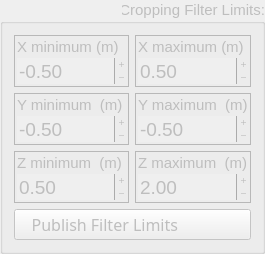
         <widget class="QGroupBox" name="CroppingG">
          <property name="enabled">
           <bool>false</bool>
          </property>
          <property name="sizePolicy">
           <sizepolicy hsizetype="Expanding" vsizetype="MinimumExpanding">
            <horstretch>0</horstretch>
            <verstretch>0</verstretch>
           </sizepolicy>
          </property>
          <property name="minimumSize">
           <size>
            <width>255</width>
            <height>0</height>
           </size>
          </property>
          <property name="font">
           <font>
            <pointsize>11</pointsize>
           </font>
          </property>
          <property name="contextMenuPolicy">
           <enum>Qt::NoContextMenu</enum>
          </property>
          <property name="title">
           <string>Cropping Filter Limits:</string>
          </property>
          <property name="alignment">
           <set>Qt::AlignRight|Qt::AlignTop|Qt::AlignTrailing</set>
          </property>
          <property name="flat">
           <bool>true</bool>
          </property>
          <layout class="QGridLayout" name="gridLayout_2">
           <item row="2" column="1">
            <widget class="QFrame" name="ZmaxF">
             <property name="sizePolicy">
              <sizepolicy hsizetype="Preferred" vsizetype="Fixed">
               <horstretch>0</horstretch>
               <verstretch>0</verstretch>
              </sizepolicy>
             </property>
             <property name="minimumSize">
              <size>
               <width>115</width>
               <height>0</height>
              </size>
             </property>
             <property name="font">
              <font>
               <pointsize>11</pointsize>
              </font>
             </property>
             <property name="frameShape">
              <enum>QFrame::StyledPanel</enum>
             </property>
             <property name="frameShadow">
              <enum>QFrame::Raised</enum>
             </property>
             <layout class="QVBoxLayout" name="verticalLayout_6">
              <property name="spacing">
               <number>2</number>
              </property>
              <property name="leftMargin">
               <number>2</number>
              </property>
              <property name="topMargin">
               <number>2</number>
              </property>
              <property name="rightMargin">
               <number>2</number>
              </property>
              <property name="bottomMargin">
               <number>2</number>
              </property>
              <item>
               <widget class="QLabel" name="ZmaxL">
                <property name="font">
                 <font>
                  <pointsize>11</pointsize>
                 </font>
                </property>
                <property name="frameShape">
                 <enum>QFrame::NoFrame</enum>
                </property>
                <property name="frameShadow">
                 <enum>QFrame::Plain</enum>
                </property>
                <property name="text">
                 <string>Z maximum  (m)</string>
                </property>
                <property name="textFormat">
                 <enum>Qt::PlainText</enum>
                </property>
                <property name="alignment">
                 <set>Qt::AlignLeading|Qt::AlignLeft|Qt::AlignTop</set>
                </property>
               </widget>
              </item>
              <item>
               <widget class="QDoubleSpinBox" name="Zmax">
                <property name="font">
                 <font>
                  <pointsize>14</pointsize>
                 </font>
                </property>
                <property name="wrapping">
                 <bool>false</bool>
                </property>
                <property name="frame">
                 <bool>false</bool>
                </property>
                <property name="buttonSymbols">
                 <enum>QAbstractSpinBox::PlusMinus</enum>
                </property>
                <property name="decimals">
                 <number>2</number>
                </property>
                <property name="minimum">
                 <double>0.200000000000000</double>
                </property>
                <property name="maximum">
                 <double>4.000000000000000</double>
                </property>
                <property name="singleStep">
                 <double>0.100000000000000</double>
                </property>
                <property name="value">
                 <double>2.000000000000000</double>
                </property>
               </widget>
              </item>
             </layout>
            </widget>
           </item>
           <item row="1" column="0">
            <widget class="QFrame" name="YminF">
             <property name="sizePolicy">
              <sizepolicy hsizetype="Preferred" vsizetype="Fixed">
               <horstretch>0</horstretch>
               <verstretch>0</verstretch>
              </sizepolicy>
             </property>
             <property name="minimumSize">
              <size>
               <width>115</width>
               <height>0</height>
              </size>
             </property>
             <property name="font">
              <font>
               <pointsize>11</pointsize>
              </font>
             </property>
             <property name="frameShape">
              <enum>QFrame::StyledPanel</enum>
             </property>
             <property name="frameShadow">
              <enum>QFrame::Raised</enum>
             </property>
             <layout class="QVBoxLayout" name="verticalLayout_4">
              <property name="spacing">
               <number>2</number>
              </property>
              <property name="leftMargin">
               <number>2</number>
              </property>
              <property name="topMargin">
               <number>2</number>
              </property>
              <property name="rightMargin">
               <number>2</number>
              </property>
              <property name="bottomMargin">
               <number>2</number>
              </property>
              <item>
               <widget class="QLabel" name="YminL">
                <property name="font">
                 <font>
                  <pointsize>11</pointsize>
                 </font>
                </property>
                <property name="frameShape">
                 <enum>QFrame::NoFrame</enum>
                </property>
                <property name="frameShadow">
                 <enum>QFrame::Plain</enum>
                </property>
                <property name="text">
                 <string>Y minimum  (m)</string>
                </property>
                <property name="textFormat">
                 <enum>Qt::PlainText</enum>
                </property>
                <property name="alignment">
                 <set>Qt::AlignLeading|Qt::AlignLeft|Qt::AlignTop</set>
                </property>
               </widget>
              </item>
              <item>
               <widget class="QDoubleSpinBox" name="Ymin">
                <property name="font">
                 <font>
                  <pointsize>14</pointsize>
                 </font>
                </property>
                <property name="wrapping">
                 <bool>false</bool>
                </property>
                <property name="frame">
                 <bool>false</bool>
                </property>
                <property name="buttonSymbols">
                 <enum>QAbstractSpinBox::PlusMinus</enum>
                </property>
                <property name="decimals">
                 <number>2</number>
                </property>
                <property name="minimum">
                 <double>-2.000000000000000</double>
                </property>
                <property name="maximum">
                 <double>2.000000000000000</double>
                </property>
                <property name="singleStep">
                 <double>0.100000000000000</double>
                </property>
                <property name="value">
                 <double>-0.500000000000000</double>
                </property>
               </widget>
              </item>
             </layout>
            </widget>
           </item>
           <item row="1" column="1">
            <widget class="QFrame" name="YmaxF">
             <property name="sizePolicy">
              <sizepolicy hsizetype="Preferred" vsizetype="Fixed">
               <horstretch>0</horstretch>
               <verstretch>0</verstretch>
              </sizepolicy>
             </property>
             <property name="minimumSize">
              <size>
               <width>115</width>
               <height>0</height>
              </size>
             </property>
             <property name="font">
              <font>
               <pointsize>11</pointsize>
              </font>
             </property>
             <property name="frameShape">
              <enum>QFrame::StyledPanel</enum>
             </property>
             <property name="frameShadow">
              <enum>QFrame::Raised</enum>
             </property>
             <layout class="QVBoxLayout" name="verticalLayout_3">
              <property name="spacing">
               <number>2</number>
              </property>
              <property name="leftMargin">
               <number>2</number>
              </property>
              <property name="topMargin">
               <number>2</number>
              </property>
              <property name="rightMargin">
               <number>2</number>
              </property>
              <property name="bottomMargin">
               <number>2</number>
              </property>
              <item>
               <widget class="QLabel" name="YmaxL">
                <property name="font">
                 <font>
                  <pointsize>11</pointsize>
                 </font>
                </property>
                <property name="frameShape">
                 <enum>QFrame::NoFrame</enum>
                </property>
                <property name="frameShadow">
                 <enum>QFrame::Plain</enum>
                </property>
                <property name="text">
                 <string>Y maximum  (m)</string>
                </property>
                <property name="textFormat">
                 <enum>Qt::PlainText</enum>
                </property>
                <property name="alignment">
                 <set>Qt::AlignLeading|Qt::AlignLeft|Qt::AlignTop</set>
                </property>
               </widget>
              </item>
              <item>
               <widget class="QDoubleSpinBox" name="Ymax">
                <property name="font">
                 <font>
                  <pointsize>14</pointsize>
                 </font>
                </property>
                <property name="wrapping">
                 <bool>false</bool>
                </property>
                <property name="frame">
                 <bool>false</bool>
                </property>
                <property name="buttonSymbols">
                 <enum>QAbstractSpinBox::PlusMinus</enum>
                </property>
                <property name="decimals">
                 <number>2</number>
                </property>
                <property name="minimum">
                 <double>-2.000000000000000</double>
                </property>
                <property name="maximum">
                 <double>2.000000000000000</double>
                </property>
                <property name="singleStep">
                 <double>0.100000000000000</double>
                </property>
                <property name="value">
                 <double>-0.500000000000000</double>
                </property>
               </widget>
              </item>
             </layout>
            </widget>
           </item>
           <item row="0" column="1">
            <widget class="QFrame" name="XmaxF">
             <property name="sizePolicy">
              <sizepolicy hsizetype="Preferred" vsizetype="Fixed">
               <horstretch>0</horstretch>
               <verstretch>0</verstretch>
              </sizepolicy>
             </property>
             <property name="minimumSize">
              <size>
               <width>115</width>
               <height>0</height>
              </size>
             </property>
             <property name="font">
              <font>
               <pointsize>11</pointsize>
              </font>
             </property>
             <property name="frameShape">
              <enum>QFrame::StyledPanel</enum>
             </property>
             <property name="frameShadow">
              <enum>QFrame::Raised</enum>
             </property>
             <layout class="QVBoxLayout" name="verticalLayout">
              <property name="spacing">
               <number>2</number>
              </property>
              <property name="leftMargin">
               <number>2</number>
              </property>
              <property name="topMargin">
               <number>2</number>
              </property>
              <property name="rightMargin">
               <number>2</number>
              </property>
              <property name="bottomMargin">
               <number>2</number>
              </property>
              <item>
               <widget class="QLabel" name="XmaxL">
                <property name="font">
                 <font>
                  <pointsize>11</pointsize>
                 </font>
                </property>
                <property name="frameShape">
                 <enum>QFrame::NoFrame</enum>
                </property>
                <property name="frameShadow">
                 <enum>QFrame::Plain</enum>
                </property>
                <property name="text">
                 <string>X maximum (m)</string>
                </property>
                <property name="textFormat">
                 <enum>Qt::PlainText</enum>
                </property>
                <property name="alignment">
                 <set>Qt::AlignLeading|Qt::AlignLeft|Qt::AlignTop</set>
                </property>
               </widget>
              </item>
              <item>
               <widget class="QDoubleSpinBox" name="Xmax">
                <property name="font">
                 <font>
                  <pointsize>14</pointsize>
                 </font>
                </property>
                <property name="wrapping">
                 <bool>false</bool>
                </property>
                <property name="frame">
                 <bool>false</bool>
                </property>
                <property name="buttonSymbols">
                 <enum>QAbstractSpinBox::PlusMinus</enum>
                </property>
                <property name="decimals">
                 <number>2</number>
                </property>
                <property name="minimum">
                 <double>-2.000000000000000</double>
                </property>
                <property name="maximum">
                 <double>2.000000000000000</double>
                </property>
                <property name="singleStep">
                 <double>0.100000000000000</double>
                </property>
                <property name="value">
                 <double>0.500000000000000</double>
                </property>
               </widget>
              </item>
             </layout>
            </widget>
           </item>
           <item row="0" column="0">
            <widget class="QFrame" name="XminF">
             <property name="sizePolicy">
              <sizepolicy hsizetype="Preferred" vsizetype="Fixed">
               <horstretch>0</horstretch>
               <verstretch>0</verstretch>
              </sizepolicy>
             </property>
             <property name="minimumSize">
              <size>
               <width>115</width>
               <height>0</height>
              </size>
             </property>
             <property name="font">
              <font>
               <pointsize>11</pointsize>
              </font>
             </property>
             <property name="frameShape">
              <enum>QFrame::StyledPanel</enum>
             </property>
             <property name="frameShadow">
              <enum>QFrame::Raised</enum>
             </property>
             <layout class="QVBoxLayout" name="verticalLayout_2">
              <property name="spacing">
               <number>2</number>
              </property>
              <property name="leftMargin">
               <number>2</number>
              </property>
              <property name="topMargin">
               <number>2</number>
              </property>
              <property name="rightMargin">
               <number>2</number>
              </property>
              <property name="bottomMargin">
               <number>2</number>
              </property>
              <item>
               <widget class="QLabel" name="XminL">
                <property name="font">
                 <font>
                  <pointsize>11</pointsize>
                 </font>
                </property>
                <property name="frameShape">
                 <enum>QFrame::NoFrame</enum>
                </property>
                <property name="frameShadow">
                 <enum>QFrame::Plain</enum>
                </property>
                <property name="text">
                 <string>X minimum (m)</string>
                </property>
                <property name="textFormat">
                 <enum>Qt::PlainText</enum>
                </property>
                <property name="alignment">
                 <set>Qt::AlignLeading|Qt::AlignLeft|Qt::AlignTop</set>
                </property>
               </widget>
              </item>
              <item>
               <widget class="QDoubleSpinBox" name="Xmin">
                <property name="font">
                 <font>
                  <pointsize>14</pointsize>
                 </font>
                </property>
                <property name="wrapping">
                 <bool>false</bool>
                </property>
                <property name="frame">
                 <bool>false</bool>
                </property>
                <property name="buttonSymbols">
                 <enum>QAbstractSpinBox::PlusMinus</enum>
                </property>
                <property name="decimals">
                 <number>2</number>
                </property>
                <property name="minimum">
                 <double>-2.000000000000000</double>
                </property>
                <property name="maximum">
                 <double>2.000000000000000</double>
                </property>
                <property name="singleStep">
                 <double>0.100000000000000</double>
                </property>
                <property name="value">
                 <double>-0.500000000000000</double>
                </property>
               </widget>
              </item>
             </layout>
            </widget>
           </item>
           <item row="2" column="0">
            <widget class="QFrame" name="ZminF">
             <property name="sizePolicy">
              <sizepolicy hsizetype="Preferred" vsizetype="Fixed">
               <horstretch>0</horstretch>
               <verstretch>0</verstretch>
              </sizepolicy>
             </property>
             <property name="minimumSize">
              <size>
               <width>115</width>
               <height>0</height>
              </size>
             </property>
             <property name="font">
              <font>
               <pointsize>11</pointsize>
              </font>
             </property>
             <property name="frameShape">
              <enum>QFrame::StyledPanel</enum>
             </property>
             <property name="frameShadow">
              <enum>QFrame::Raised</enum>
             </property>
             <layout class="QVBoxLayout" name="verticalLayout_5">
              <property name="spacing">
               <number>2</number>
              </property>
              <property name="leftMargin">
               <number>2</number>
              </property>
              <property name="topMargin">
               <number>2</number>
              </property>
              <property name="rightMargin">
               <number>2</number>
              </property>
              <property name="bottomMargin">
               <number>2</number>
              </property>
              <item>
               <widget class="QLabel" name="ZminL">
                <property name="font">
                 <font>
                  <pointsize>11</pointsize>
                 </font>
                </property>
                <property name="frameShape">
                 <enum>QFrame::NoFrame</enum>
                </property>
                <property name="frameShadow">
                 <enum>QFrame::Plain</enum>
                </property>
                <property name="text">
                 <string>Z minimum  (m)</string>
                </property>
                <property name="textFormat">
                 <enum>Qt::PlainText</enum>
                </property>
                <property name="alignment">
                 <set>Qt::AlignLeading|Qt::AlignLeft|Qt::AlignTop</set>
                </property>
               </widget>
              </item>
              <item>
               <widget class="QDoubleSpinBox" name="Zmin">
                <property name="font">
                 <font>
                  <pointsize>14</pointsize>
                 </font>
                </property>
                <property name="wrapping">
                 <bool>false</bool>
                </property>
                <property name="frame">
                 <bool>false</bool>
                </property>
                <property name="buttonSymbols">
                 <enum>QAbstractSpinBox::PlusMinus</enum>
                </property>
                <property name="decimals">
                 <number>2</number>
                </property>
                <property name="minimum">
                 <double>0.100000000000000</double>
                </property>
                <property name="maximum">
                 <double>3.900000000000000</double>
                </property>
                <property name="singleStep">
                 <double>0.100000000000000</double>
                </property>
                <property name="value">
                 <double>0.500000000000000</double>
                </property>
               </widget>
              </item>
             </layout>
            </widget>
           </item>
           <item row="3" column="0" colspan="2">
            <widget class="QPushButton" name="PublishLimitsButt">
             <property name="sizePolicy">
              <sizepolicy hsizetype="Expanding" vsizetype="Fixed">
               <horstretch>0</horstretch>
               <verstretch>0</verstretch>
              </sizepolicy>
             </property>
             <property name="maximumSize">
              <size>
               <width>255</width>
               <height>32</height>
              </size>
             </property>
             <property name="font">
              <font>
               <family>Oxygen-Sans</family>
               <pointsize>12</pointsize>
              </font>
             </property>
             <property name="focusPolicy">
              <enum>Qt::NoFocus</enum>
             </property>
             <property name="acceptDrops">
              <bool>false</bool>
             </property>
             <property name="styleSheet">
              <string notr="true">Text-align:left</string>
             </property>
             <property name="text">
              <string>    Publish Filter Limits</string>
             </property>
             <property name="icon">
              <iconset resource="../resources/resources.qrc">
               <normaloff>:/icons/off.png</normaloff>
               <normalon>:/icons/on.png</normalon>:/icons/off.png</iconset>
             </property>
             <property name="iconSize">
              <size>
               <width>32</width>
               <height>32</height>
              </size>
             </property>
             <property name="checkable">
              <bool>true</bool>
             </property>
            </widget>
           </item>
          </layout>
         </widget>
